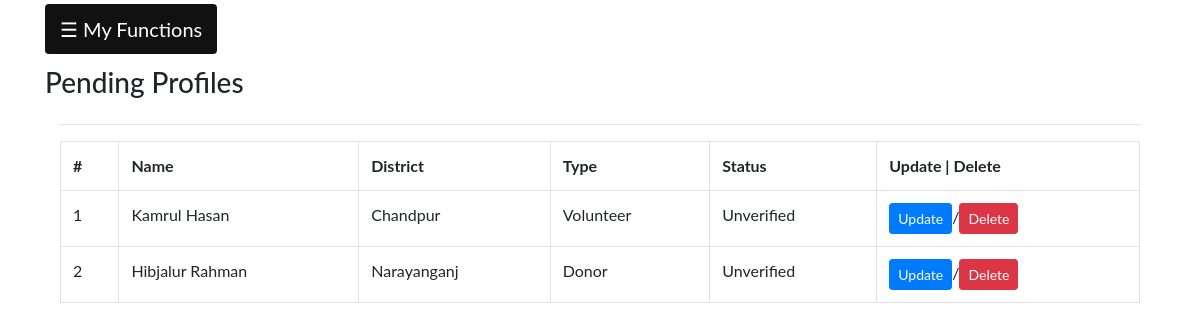
The app's page /staff/pending/ (signed in), older data.
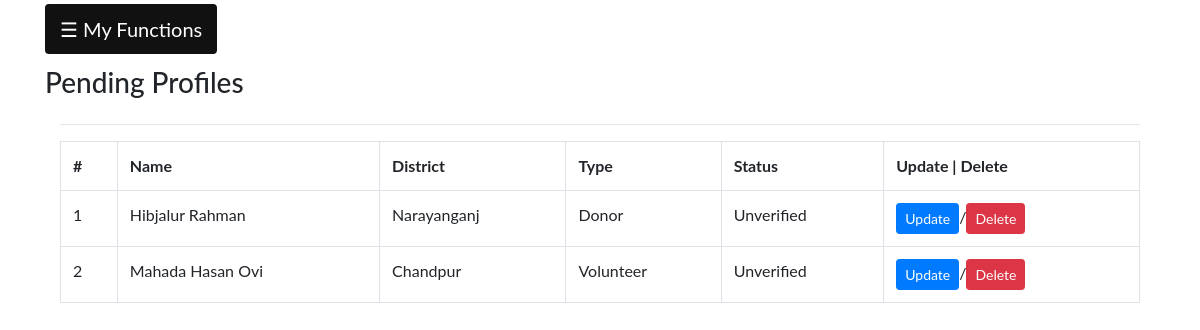
The same page, newer data.
### Accounts/models.py (models this page shows, shortened)
class Profile(models.Model):
    profile = models.OneToOneField(User,on_delete=models.CASCADE,related_name='profile')
    uType = (
        (1,'Donor'),
        (2,'Volunteer'),
        (3,'Staff')
    )
    userType = models.IntegerField(choices=uType)
    phoneNo = models.CharField(max_length=15)
    nationalId = models.CharField(max_length=20)
    divison = models.ForeignKey(Division,on_delete=models.CASCADE)
    district = models.ForeignKey(District,on_delete=models.CASCADE)
    address = models.TextField(max_length=200)
    profile_pic = models.ImageField(upload_to = 'profile',blank=True)
    verified = models.BooleanField(default=False)
    signupTime = models.DateTimeField(auto_now_add=True)
    updateTime = models.DateTimeField(auto_now=True)

class District(models.Model):
    name = models.CharField(max_length=50)
    def __str__(self):
        return f"{self.name}"

### AppStaff/views.py (the view)
# urls.py: path('pending/',views.pendingProfile,name='pendingProfile'),
@login_required
def pendingProfile(request):
    if(request.user.is_staff):
        profiles = Profile.objects.filter(verified = False)
        diction = {'title':'Pending Profiles','profiles':profiles}
        return render(request,'Staff/pendingProfile.html',context=diction)
    else:
        return HttpResponseRedirect(reverse('accounts:userProfile'))

### templates/Staff/pendingProfile.html (shortened to what this page needs)
{% extends 'Staff/staff.html' %}
{% load crispy_forms_tags %}
{% block staffblock %}
<div class="row">
  <h3>{{title}}</h3>
</div>
{% if not update %}
<hr>
<div class="row">
  <div class="col-12">
    <table class="table table-bordered">
      <tr>
        <th>#</th>
        <th>Name</th>
        <th>District</th>
        <th>Type</th>
        <th>Status</th>
        <th>Update | Delete </th>
      </tr>
      {% for profile in profiles %}
      <tr>
        <td>{{forloop.counter}}</td>
        <td>{{profile.profile.first_name}} {{profile.profile.last_name}} </td>
        <td>{{profile.district}}</td>
        {% if profile.userType == 1 %}
        <td>Donor</td>
        {% else %}
        <td>Volunteer</td>
        {% endif %}
        {% if profile.verified %}
        <td>Verified</td>
        {% else %}
        <td>Unverified</td>
        {% endif %}
        <td><a href="{% url 'appStaff:updateProfile' pk=profile.pk %}" class="btn btn-primary btn-sm">Update</a>/<a
            href="{% url 'appStaff:deleteProfile' pk=profile.pk %}" class="btn btn-danger btn-sm">Delete</a></td>
      </tr>
      {% endfor %}
    </table>
  </div>
</div>
{% endif %}
{% endblock %}

Row changes from the older to the newer data that the page shows:
no longer on this page (row edited): Profile: profile.first_name "Kamrul", profile.last_name "Hasan", district "Chandpur", userType "Volunteer", verified "Unverified"
added Profile: profile.first_name "Mahada Hasan", profile.last_name "Ovi", district "Chandpur", userType "Volunteer", verified "Unverified"
